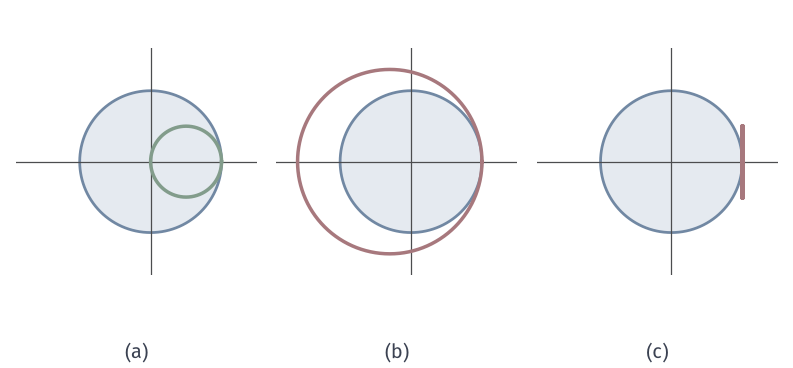

Reproduce this figure in Python.
from pathlib import Path
import sys
HERE = Path(__file__).resolve().parent
sys.path.insert(0, str(HERE.parent/"pdenum-common"))
from pdenum_fig import *
# Amplification factors in the complex plane for advection schemes.
th = np.linspace(0, 2*PI, 721); C = np.exp(1j*th)
fig, axes = figure(width_mm=112, height_mm=52, ncols=3)
panel(fig, left=.02, right=.98, wspace=.08, bottom=.14, top=.98)
def base(ax):
    ax.fill(C.real, C.imag, color=BLUE_FILL, lw=0); ax.plot(C.real, C.imag, color=BLUE, lw=1.1)
    ax.axhline(0, color=STROKE, lw=.5); ax.axvline(0, color=STROKE, lw=.5)
    ax.set_xlim(-1.9, 1.5); ax.set_ylim(-1.6, 1.6); ax.set_aspect('equal'); ax.axis('off')
g = lambda L: 1-L*(1-np.exp(-1j*th))
base(axes[0]); z = g(.5); axes[0].plot(z.real, z.imag, color=GREEN, lw=1.4)
base(axes[1]); z = g(1.3); axes[1].plot(z.real, z.imag, color=RED, lw=1.4)
base(axes[2]); z = 1-.5j*np.sin(th); axes[2].plot(z.real, z.imag, color=RED, lw=2)
tags(fig, axes); save(fig, HERE, 'figure', {'upwind_0.5_max': float(abs(g(.5)).max()), 'upwind_1.3_max': float(abs(g(1.3)).max()), 'ftcs_0.5_max': float(abs(1-.5j*np.sin(th)).max())})
print(abs(g(.5)).max(), abs(g(1.3)).max(), abs(1-.5j*np.sin(th)).max())
